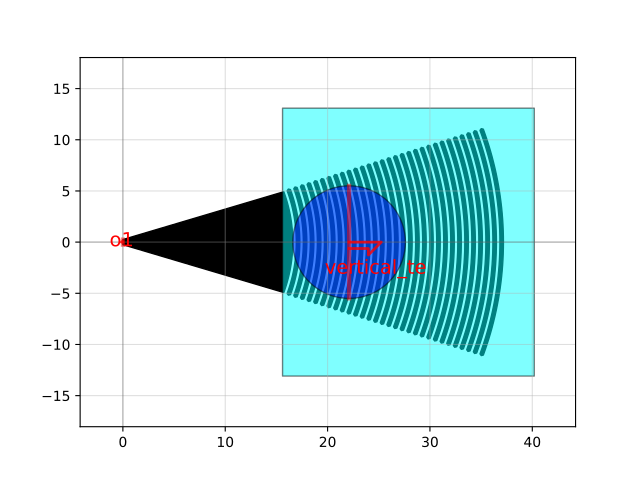

The script that drew this image:
import gdsfactory as gf

c = gf.components.grating_coupler_elliptical_te(polarization='te', taper_length=16.6, taper_angle=40.0, wavelength=1.554, fiber_angle=15.0, grating_line_width=0.343, neff=2.638, nclad=1.443, n_periods=30, big_last_tooth=False, layer_slab='SLAB150', slab_xmin=-1.0, slab_offset=2.0, fiber_marker_width=11.0, fiber_marker_layer='TE', spiked=True, cross_section='strip')
c.plot()
